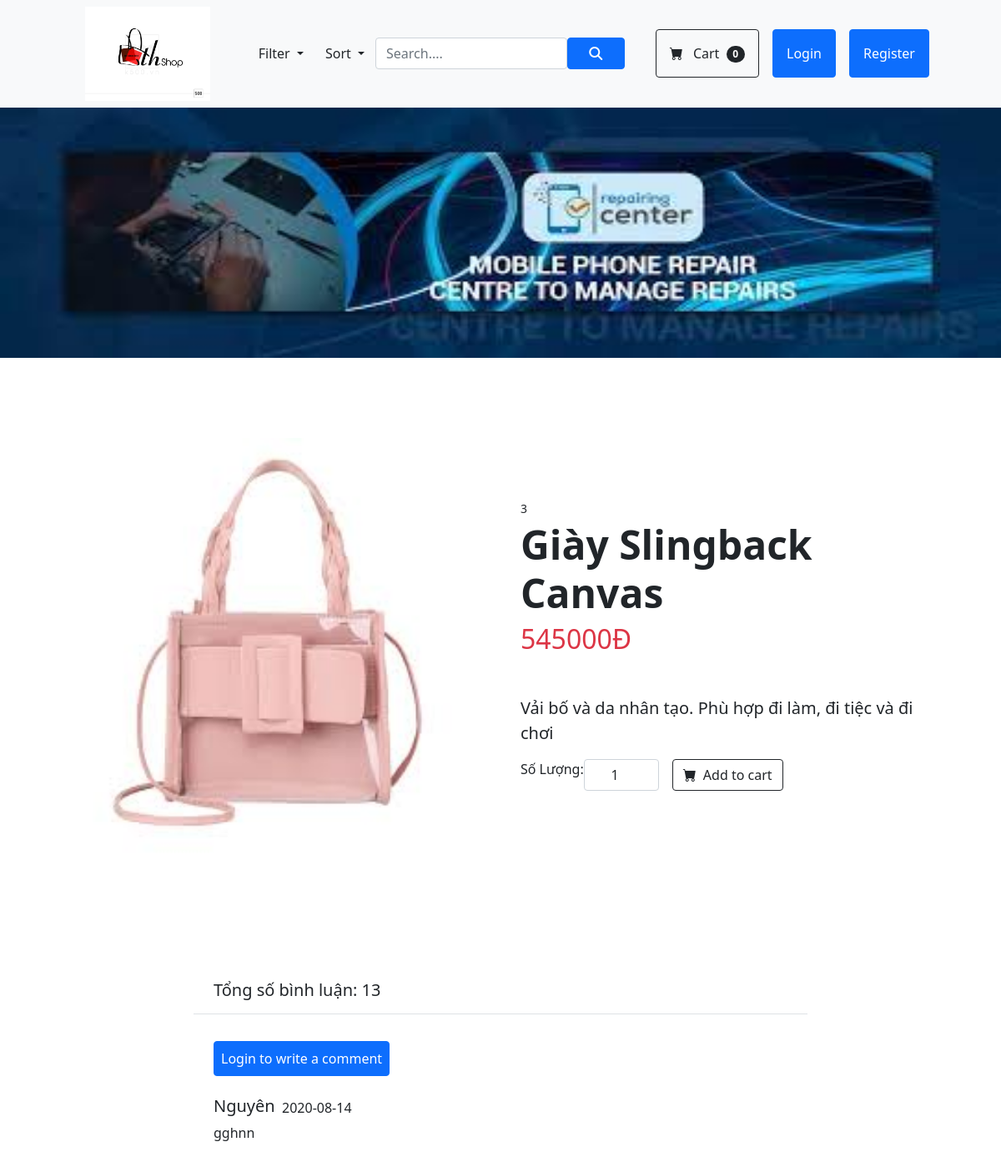
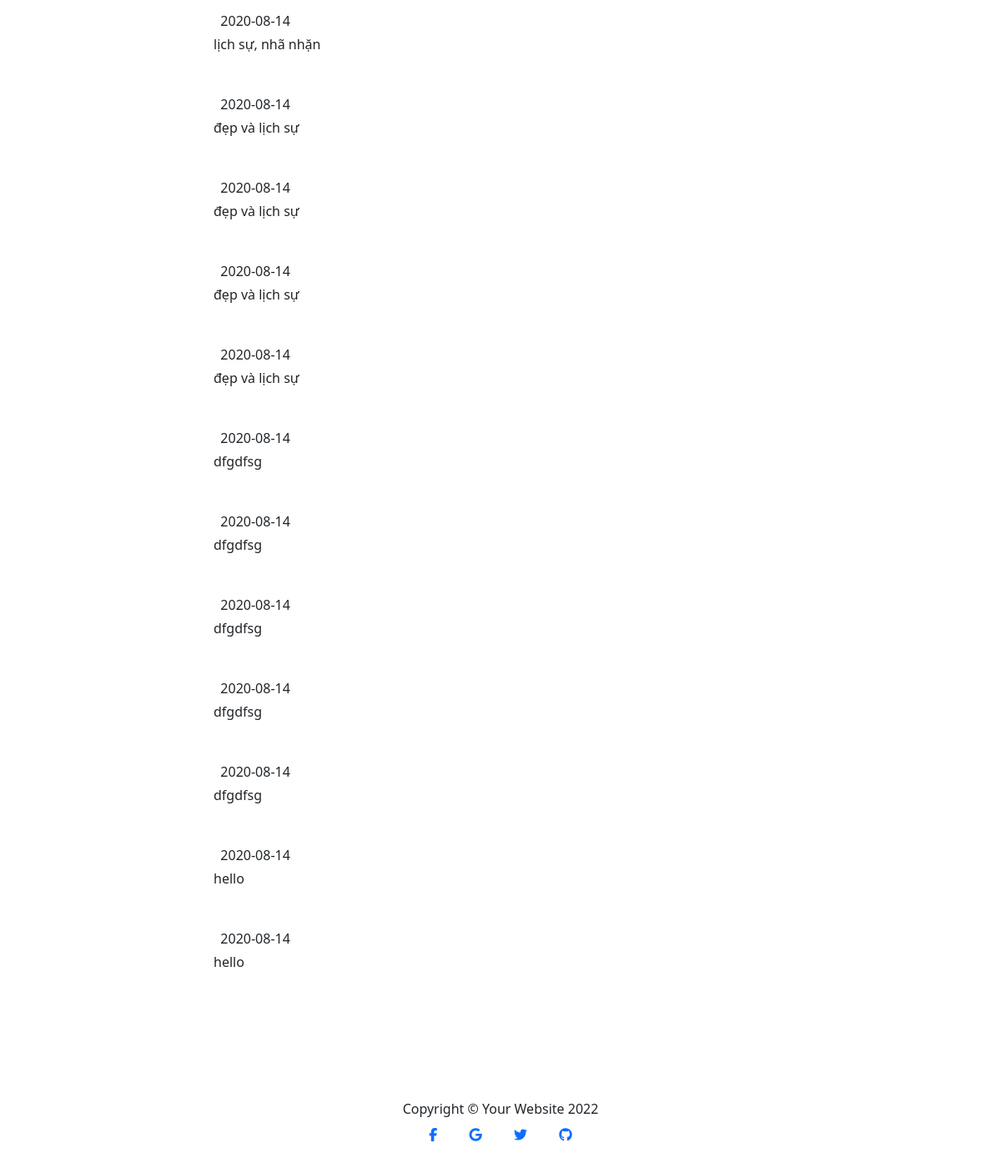
Screenshot of /index.php?action=hanghoa&id=3 with the database file from the repository (2 pictures, top to bottom).
### tables this page shows
CREATE TABLE `hanghoa` (
  `MASP` int(11) NOT NULL,
  `TENSP` varchar(60) NOT NULL,
  `GIA` float NOT NULL,
  `hinh` varchar(50) NOT NULL,
  `nhom` int(4) NOT NULL,
  `soluotxem` int(11) NOT NULL,
  `mota` varchar(2000) NOT NULL,
  `soluongton` int(11) NOT NULL
);

CREATE TABLE `binhluan1` (
  `mabl` int(11) NOT NULL,
  `mahh` int(11) NOT NULL,
  `makh` int(11) NOT NULL,
  `ngaybl` date NOT NULL,
  `noidung` text NOT NULL,
  `sao` int(1) NOT NULL
);

CREATE TABLE `khachhang1` (
  `makh` int(11) NOT NULL,
  `tenkh` varchar(50) NOT NULL,
  `username` varchar(25) NOT NULL,
  `matkhau` varchar(100) NOT NULL,
  `email` varchar(50) NOT NULL,
  `diachi` text NOT NULL,
  `sodienthoai` varchar(12) NOT NULL,
  `vaitro` int(1) DEFAULT 0
);

### Controller/hanghoa.php (called while the page is built, shortened)
<?php
$count = 0;
if (isset($_GET['id'])) {
    $bl = new comment();
    $kh = $bl->getcomment($_GET['id']);
    $dem = $bl->getcomment($_GET['id']);
    while ($dema = $dem->fetch()) {
        $count++;
    }
}
include "./View/chitietbanhang.php";
?>

### Model/connect.php (called while the page is built, shortened)
<?php
class connect{
    var $db=null;
    public function __construct(){
        $dsn="mysql:host=localhost;dbname=banhang";
        $user="root";
        $pass="";
        try {
            $this->db=new PDO($dsn,$user,$pass,array(PDO::MYSQL_ATTR_INIT_COMMAND=>"SET NAMES utf8"));
        } catch (\Throwable $th) {
        }
    }
    public function getlist($select){
        $resul=$this->db->query($select);
        return $resul;
    }
    public function getInstance($select){
        $resul=$this->db->query($select);
        $result=$resul->fetch();
        return $result;
    }
}
?>

### Model/hanghoa.php (called while the page is built, shortened)
<?php
class hanghoa{
    public function gethanghoaid($id){
        $db=new connect();
        $select="select * from hanghoa WHERE masp='$id'";
        $result=$db->getInstance($select);
        return $result;
    }
}
?>

### Model/comment.php (called while the page is built, shortened)
<?php
class comment{
    public function getcomment($mahh){
        $db=new connect();
        $select= "SELECT `mahh`,`makh`,`ngaybl`,`noidung`,`sao` FROM `binhluan1` WHERE mahh=$mahh ";
        $resul=$db->getlist($select);
        return $resul;
    }
    public function getusername($makh){
        $db=new connect();
        $select= "SELECT tenkh FROM `khachhang1` WHERE makh=$makh LIMIT 1";
        $resul=$db->getInstance($select);
        return $resul;
    }
}
?>

### View/chitietbanhang.php (the view, shortened to what this page needs)
<form class="py-5" action="index.php?action=cart" method="post">
    <?php
    if (isset($_GET['id'])) {
        $id = $_GET['id'];
        $hh = new hanghoa();
        $resul = $hh->gethanghoaid($id);
        $hinh = $resul['hinh'];
        $tenhh = $resul['TENSP'];
        $dongia = $resul['GIA'];
        $mota = $resul['mota'];
        $soluongton = $resul['soluongton'];
        $cmt = new comment();
    }
    ?>
    <div class="container px-4 px-lg-5 my-5">
        <div class="row gx-4 gx-lg-5 align-items-center">
            <div class="col-md-6"><img class="card-img-top mb-5 mb-md-0" src="./content/Img/<?php echo $hinh ?>"
                    alt="..." /></div>
            <div class="col-md-6">
                <div class="small mb-1" name="mahh">
                    <?php echo $id ?>
                </div>
                <h1 class="display-5 fw-bolder" name="tenhh">
                    <?php echo $tenhh ?>
                </h1>
                <div class="fs-5 mb-5">
                    <h2 class="text-danger">
                        <?php
                        echo $dongia
                            ?>Đ
                    </h2>
                </div>
                <p class="lead">
                    <?php echo $mota ?>
                </p>
                <?php if($soluongton>0) { ?>
                <div class="d-flex">
                    <span> Số Lượng:</span>
                    <input class="form-control text-center me-3" id="soluong" type="number" value="1" name="soluong"
                        style="width:90px" /><br>
                    <button class="btn btn-outline-dark flex-shrink-0" type="submit">
                        <i class="bi-cart-fill me-1"></i>
                        Add to cart
                    </button>
                </div><?php }else{
                    echo "this product is out of stock";
                } ?>
            </div>
        </div>
    </div>
</form>
<div class="container mt-5 mb-5">
    <div class="d-flex justify-content-center row">
        <div class="d-flex flex-column col-md-8">
            <div class="d-flex flex-row align-items-center text-left comment-top p-2 bg-white border-bottom px-4">
                <div class="d-flex flex-column ml-3">
                    <div class="d-flex flex-row post-title">
                        <h5>Tổng số bình luận:
                            <?php echo $count ?>
                        </h5>
                    </div>
                </div>
            </div>
            <form class="coment-bottom bg-white p-2 px-4"
                action="index.php?action=hanghoa&act=comment&id=<?php echo $_GET['id'] ?>" method="post">
                <?php if (isset($_SESSION['makh'])) { ?>
                    <div class="d-flex flex-row add-comment-section mt-4 mb-4">
                        <label for="rating" class="m-2">Rate: </label>
                        <select name="rating" id="rating">
                            <option value=1>1 star</option>
                            <option value=2>2 stars</option>
                            <option value=3>3 stars</option>
                            <option value=4>4 stars</option>
                            <option value=5>5 stars</option>
                        </select>
                        <input type="text" class="form-control mr-3" placeholder="Add comment" name="comment"><button
                            class="btn btn-primary" type="submit">Comment</button>
                    </div>
                <?php } else { ?>
                    <div class="d-flex flex-row add-comment-section mt-4 mb-4"><button class="btn btn-primary p-2"
                            type="button">Login to write a comment</button></div>
                <?php } ?>
                <?php
                while ($set = $kh->fetch()) {
                    ?>
                    <div class="commented-section mt-2 mb-5">
                        <div class="d-flex flex-row align-items-center commented-user">
                            <h5 class="mr-2">
                                <?php $name = $cmt->getusername($set['makh']);
                                echo $name[0]; ?>
                            </h5><span class="dot mb-1"></span><span class="mb-1 ml-2">&nbsp
                                <?php echo $set['ngaybl'] ?>
                            </span>
                        </div>
                        <div class="comment-text-sm">
                            <?php echo $set['noidung'] ?>
                        </div>
                    </div>
                <?php } ?>
            </form>
        </div>
    </div>
</div>

### rows the page displays
hanghoa: hinh (picture), TENSP "Giày Slingback Canvas", GIA "545000", mota "Vải bố và da nhân tạo. Phù hợp đi làm, đi tiệc và đi chơi"
binhluan1: khachhang1.tenkh "Nguyên", ngaybl "2020-08-14", noidung "gghnn"
binhluan1: ngaybl "2020-08-14", noidung "lịch sự, nhã nhặn"
binhluan1: ngaybl "2020-08-14", noidung "đẹp và lịch sự"
binhluan1: ngaybl "2020-08-14", noidung "đẹp và lịch sự"
binhluan1: ngaybl "2020-08-14", noidung "đẹp và lịch sự"
binhluan1: ngaybl "2020-08-14", noidung "đẹp và lịch sự"
binhluan1: ngaybl "2020-08-14", noidung "dfgdfsg"
binhluan1: ngaybl "2020-08-14", noidung "dfgdfsg"
binhluan1: ngaybl "2020-08-14", noidung "dfgdfsg"
binhluan1: ngaybl "2020-08-14", noidung "dfgdfsg"
binhluan1: ngaybl "2020-08-14", noidung "dfgdfsg"
binhluan1: ngaybl "2020-08-14", noidung "hello"
binhluan1: ngaybl "2020-08-14", noidung "hello"

### other values shown
$id "3"
$count "13"
